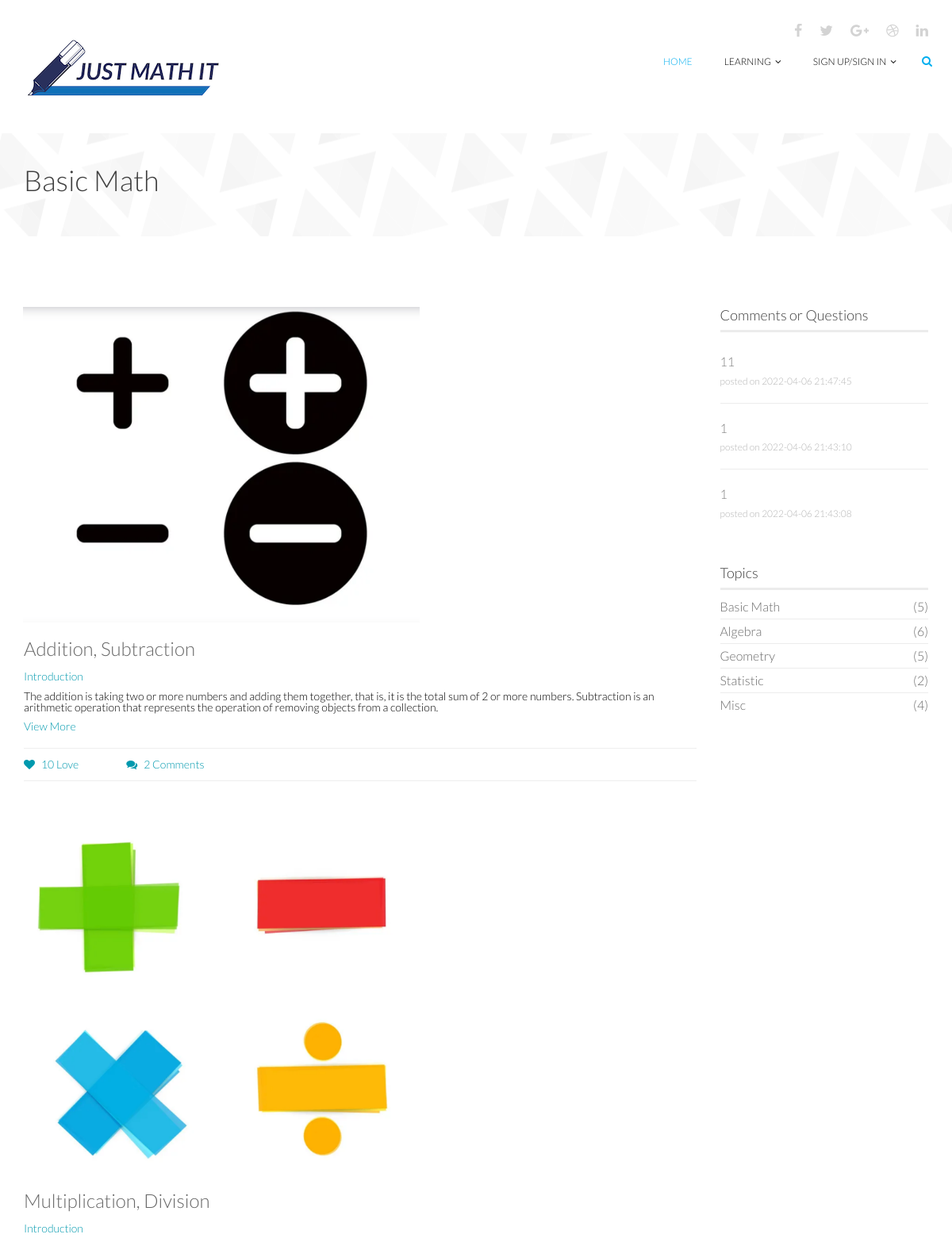
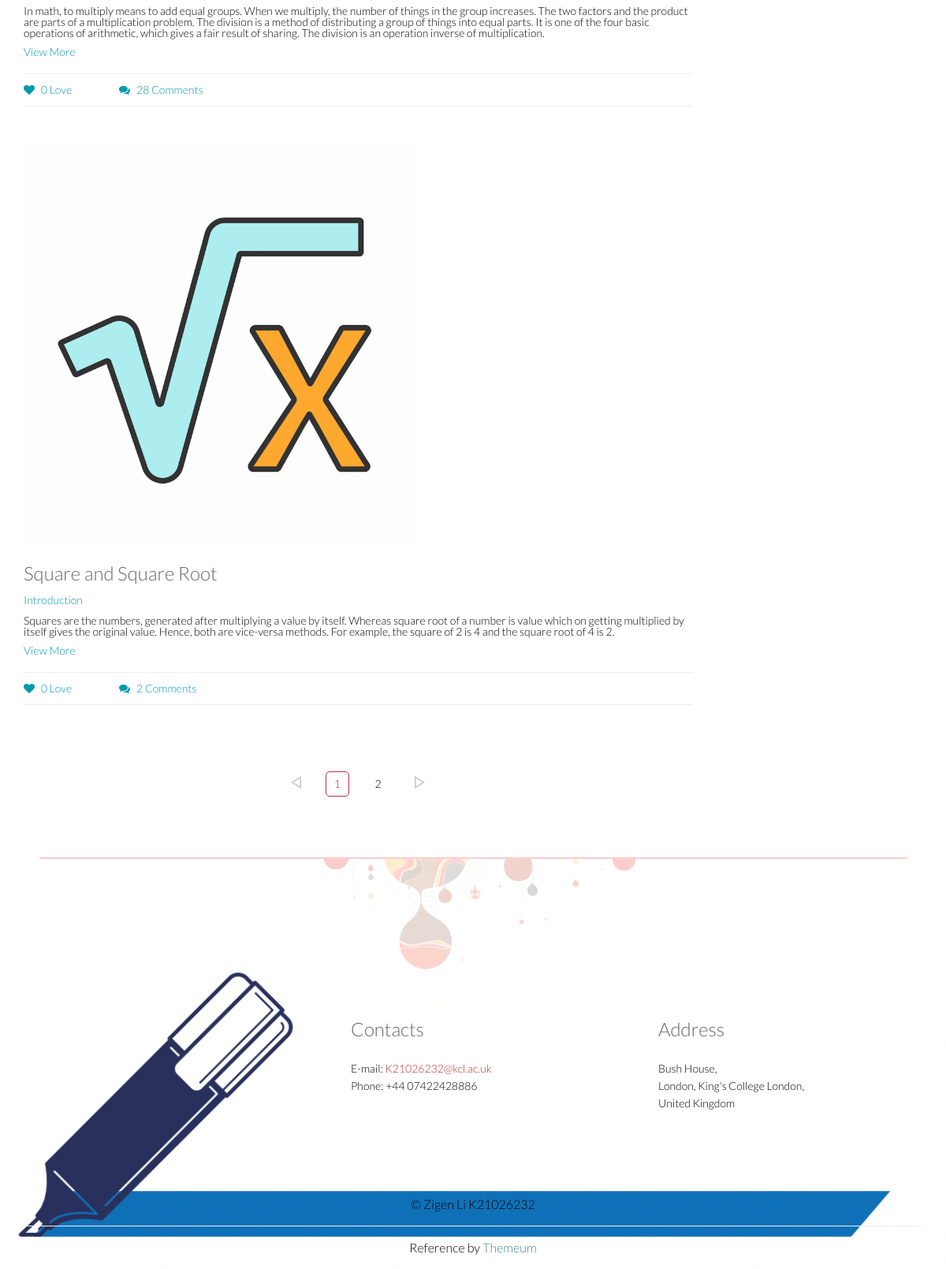
Page /topics/Basic Math/ on the committed database (2 pictures, top to bottom).
### models.py (models this page shows)
class Topics(db.Model):
    topic_id = db.Column(db.Integer, primary_key=True)
    topic_name = db.Column(db.String(128), index=True, unique=True)

class Skills(db.Model):
    skill_id = db.Column(db.Integer, primary_key=True)
    skill_name = db.Column(db.String(128), nullable=True)
    skill_introduction = db.Column(db.String(128), nullable=True)
    like = db.Column(db.String(128))
    topic_id = db.Column(db.Integer, db.ForeignKey('topics.topic_id'))

class Comments(db.Model):
    comment_id = db.Column(db.Integer, primary_key=True)
    comment = db.Column(db.String(128), nullable=False)
    skill_id = db.Column(db.Integer, db.ForeignKey('skills.skill_id'))
    topic_id = db.Column(db.Integer, db.ForeignKey('skills.topic_id'))
    user_id = db.Column(db.Integer, nullable=True)
    user_type = db.Column(db.Boolean, nullable=True)
    comment_time = db.Column(db.String(128), nullable=True)

### app.py (the view)
@app.route('/topics/<topic>/', methods=['GET', 'POST'])
def topics(topic):
    name = session.get('NAME')
    email = session.get('EMAIL')
    topic_ = Topics.query.filter(Topics.topic_name == topic).first()
    page = int(request.args.get('page', 1))
    per_page = int(request.args.get('per_page', 3))
    paginate = Skills.query.filter(Skills.topic_id == topic_.topic_id).paginate(page, per_page, error_out=False)
    info = []
    skills = paginate.items
    for skill in skills:
        info.append({
            'comment': Comments.query.filter(Comments.skill_id == skill.skill_id).count(),
            'image': skill.skill_name + '.png'
        })
    comment_info = []
    comment_detail = Comments.query.filter(Comments.topic_id == topic_.topic_id).order_by(
        Comments.comment_time.desc()).all()
    for comment in comment_detail[:3]:
        skill_name = Skills.query.filter(Skills.skill_id == comment.skill_id).first().skill_name
        comment_info.append({
            'comment': comment,
            'skill_name': skill_name
        })
    topic_info = []
    all_topic = Topics.query.all()
    for topic_ in all_topic:
        topic_info.append({
            'skill_count': Skills.query.filter(Skills.topic_id == topic_.topic_id).count(),
            'topic_name': topic_.topic_name
        })
    return render_template('topics.html', name=name, topic=topic, skills=paginate.items, paginate=paginate, info=info,
                           comment_info=comment_info, all_topic=topic_info)

### app.py (called while the page is built)
@app.after_request
def add_header(r):
    r.headers["Cache-Control"] = "no-cache, no-store, must-revalidate"
    r.headers["Pragma"] = "no-cache"
    r.headers["Expires"] = "0"
    r.headers['Cache-Control'] = 'public, max-age=0'
    return r

### templates/topics.html (shortened to what this page needs)
<!DOCTYPE html>
<html lang="en">
{% extends "base.html" %}
{% block mainContent %}
    <section id="page-breadcrumb">
        <div class="vertical-center sun">
             <div class="container">
                <div class="row">
                    <div class="action">
                        <div class="col-sm-12">
                            <h1 class="title">{{ topic }}
                            </h1>
                        </div>
                    </div>
                </div>
            </div>
        </div>
   </section>
    <section id="blog" class="padding-top">
        <div class="container">
            <div class="row">
                <div class="col-md-9 col-sm-7">
                    <div class="row">
                        {% for i in range(skills|length) %}
                         <div class="col-sm-12 col-md-12">
                            <div class="single-blog single-column">
                                <div class="post-thumb">
                                    <a href="{{ url_for('ready',skill_=skills[i].skill_name) }}"><img src="{{ url_for('static',filename='images/skills/'+info[i].image) }}" class="img-responsive" style="width: 500px"></a>
                                </div>
                                <div class="post-content overflow">
                                    <h2 class="post-title bold"><a href="#">{{ skills[i].skill_name }}</a></h2>
                                    <h3 class="post-author"><a onclick="false">Introduction</a></h3>
                                    <p>{{ skills[i].skill_introduction }}</p>
                                    <a href="{{ url_for('skill_details',skill_ = skills[i].skill_name)}}" class="read-more">View More</a>
                                    <div class="post-bottom overflow">
                                        <ul class="nav navbar-nav post-nav">
                                            <li><a href="#"><i class="fa fa-heart"></i>{{ skills[i].like }} Love</a></li>
                                            <li><a href="#"><i class="fa fa-comments"></i>{{ info[i].comment }} Comments</a></li>
                                        </ul>
                                    </div>
                                </div>
                            </div>
                        </div>
                        {% endfor %}
                    </div>
                    <div class="pagination_page">
                        <ul class="pagination">
                            <li class="page-item ">
                                    <a href="{{ url_for('topics',topic = topic, page=paginate.prev_num)}}">left</a>
                            </li>
                            {% for i in paginate.iter_pages() %}
                                {% if i == paginate.page %}
                                    <li class="active">
                                        <a href="{{ url_for('topics',topic = topic, page=i)}}">{{ i }}</a>
                                    </li>
                                {% else %}
                                    <li>
                                        <a href="{{ url_for('topics',topic = topic, page=i) }}">{{ i }}</a>
                                    </li>
                                {% endif %}
                            {% endfor %}
                            <li>
                                <a href="{{ url_for('topics',topic = topic, page=paginate.next_num)}}">right</a>
                            </li>
                        </ul>
                    </div>
                 </div>
                <div class="col-md-3 col-sm-5">
                    <div class="sidebar blog-sidebar">
                        <div class="sidebar-item  recent">
                            <h3>Comments or Questions</h3>
                        {% if comment_info|length == 0  %}
                            <div class="media">
                                <div class="media-body">
                                    <h4><a onclick="false">No comments yet</a></h4>
                                </div>
                            </div>
                        {% else %}
                            {% for comment in comment_info %}
                            <div class="media">
                                <div class="media-body">
                                    <h4><a href="{{ url_for('skill_details',skill_=comment.skill_name) }}">{{ comment.comment.comment }}</a></h4>
                                    <p>posted on {{ comment.comment.comment_time }}</p>
                                </div>
                            </div>
                            {% endfor %}
                        {% endif %}
                        </div>
                        <div class="sidebar-item categories">
                            <h3>Topics</h3>
                            <ul class="nav navbar-stacked">
                                <ul class="nav navbar-stacked">
                                    {% for tp in all_topic %}
                                    <li><a href="{{ url_for('topics',topic=tp.topic_name) }}">{{ tp.topic_name }}<span class="pull-right">({{ tp.skill_count }})</span></a></li>
                                    {% endfor %}
                                </ul>
                            </ul>
                        </div>
                    </div>
                </div>
            </div>
        </div>
    </section>
</html>
{% endblock %}

### templates/base.html (shortened to what this page needs)
<!DOCTYPE html>
<html lang="en">
<head>
    <link href="{{ url_for('static',filename='css/bootstrap.min.css') }}" rel="stylesheet">
    <link href="{{ url_for('static',filename='css/font-awesome.min.css') }}" rel="stylesheet">
    <link href="{{ url_for('static',filename='css/animate.min.css') }}" rel="stylesheet">
    <link href="{{ url_for('static',filename='css/lightbox.css') }}" rel="stylesheet">
	<link href="{{ url_for('static',filename='css/main.css') }}" rel="stylesheet">
	<link href="{{ url_for('static',filename='css/responsive.css') }}" rel="stylesheet">
    <link href="{{ url_for('static',filename='css/quiz.css') }}" rel="stylesheet">
    <link
  href="http://cdnjs.cloudflare.com/ajax/libs/font-awesome/4.3.0/css/font-awesome.css"
  rel="stylesheet"  type='text/css'>
</head>
<body>
<header id="header">
        <div class="container">
            <div class="row">
                <div class="col-sm-12 overflow">
                   <div class="social-icons pull-right">
                        <ul class="nav nav-pills">
                            <li><a href=""><i class="fa fa-facebook"></i></a></li>
                            <li><a href=""><i class="fa fa-twitter"></i></a></li>
                            <li><a href=""><i class="fa fa-google-plus"></i></a></li>
                            <li><a href=""><i class="fa fa-dribbble"></i></a></li>
                            <li><a href=""><i class="fa fa-linkedin"></i></a></li>
                        </ul>
                    </div>
                </div>
             </div>
        </div>
        <div class="navbar navbar-inverse" role="banner">
            <div class="container">
                <div class="navbar-header">
                    <a class="navbar-brand" href="{{ url_for('index') }}">
                        <h1><img src="{{ url_for("static",filename="images/logo.png") }}" alt="logo"></h1>
                    </a>
                </div>
                <div class="collapse navbar-collapse">
                    <ul class="nav navbar-nav navbar-right">
                        <li class="active"><a href="{{ url_for("index") }}">Home</a></li>
                        <li class="dropdown"><a href="#">Learning<i class="fa fa-angle-down"></i></a>
                        </li>
                        {% if name %}
                        <li class="dropdown"><a href="{{ url_for("index") }}">Dear {{ name }}<i class="fa fa-angle-down"></i></a>
                            <ul role="menu" class="sub-menu">
                                <li><a href="{{ url_for("profile") }}">My Profile</a></li>
                                <li><a href="{{ url_for("logout") }}">Log Out</a></li>
                            </ul>
                        </li>
                        {% else %}
                        <li class="dropdown"><a href="">Sign Up/Sign In<i class="fa fa-angle-down"></i></a>
                        {% endif %}
                    </ul>
                </div>
                <div class="search">
                    <form role="form">
                        <i class="fa fa-search"></i>
                    </form>
                </div>
            </div>
        </div>
    </header>
    {% block mainContent %}{% endblock %}
    <footer id="footer">
        <div class="container">
            <div class="row">
                <div class="col-sm-12 text-center bottom-separator">
                    <img src="{{ url_for('static',filename='images/home/under.png') }}" class="img-responsive inline" alt="">
                </div>
                <div class="col-md-4 col-sm-6">
                </div>
                <div class="col-md-4 col-sm-6">
                    <div class="contact-info bottom">
                        <h2>Contacts</h2>
                        <address>
                        E-mail: <a href="mailto:someone@example.com">K21026232@kcl.ac.uk</a> <br>
                        Phone: +44 07422428886 <br>
                        </address>
                    </div>
                </div>
                <div class="col-md-4 col-sm-6">
                    <div class="contact-info bottom">
                <h2>Address</h2>
                        <address>
                        Bush House, <br>
                        London, King's College London, <br>
                        United Kingdom <br>
                        </address>
                    </div>
                </div>
                <div class="col-sm-12">
                    <div class="copyright-text text-center">
                        <p>&copy; Zigen Li K21026232 </p>
                        <hr>
                        <p>Reference by <a target="_blank" href="http://www.themeum.com">Themeum</a></p>
                    </div>
                </div>
            </div>
        </div>
    </footer>
</body>
</html>

### static/css/quiz.css (style rules this page uses)
body { line-height: 1.4rem; }

### rows in the picture
Topics: topic_name "Basic Math", skill_count "5"
Skills: skill_name "Addition, Subtraction", skill_introduction "The addition is taking two or more numbers and adding them together, that is, it is the total sum of 2 or more numbers. Subtraction is an arithmetic operation that represents the operation of removing objects from a collection.", like "10"
Skills: skill_name "Multiplication, Division", skill_introduction "In math, to multiply means to add equal groups. When we multiply, the number of things in the group increases. The two factors and the product are parts of a multiplication problem. The division is a method of distributing a group of things into equal parts. It is one of the four basic operations of arithmetic, which gives a fair result of sharing. The division is an operation inverse of multiplication.", like "0", comment.comment "11", comment.comment_time "2022-04-06 21:47:45", comment.comment "1", comment.comment_time "2022-04-06 21:43:10", comment.comment_time "2022-04-06 21:43:08"
Skills: skill_name "Square and Square Root", skill_introduction "Squares are the numbers, generated after multiplying a value by itself. Whereas square root of a number is value which on getting multiplied by itself gives the original value. Hence, both are vice-versa methods. For example, the square of 2 is 4 and the square root of 4 is 2.", like "0"
Topics: topic_name "Algebra", skill_count "6"
Topics: topic_name "Geometry", skill_count "5"
Topics: topic_name "Statistic", skill_count "2"
Topics: topic_name "Misc", skill_count "4"

### other values in the picture
{{ info[i].comment }} "2" "28" "2"
{{ i }} "1"
{{ i }} "2"
